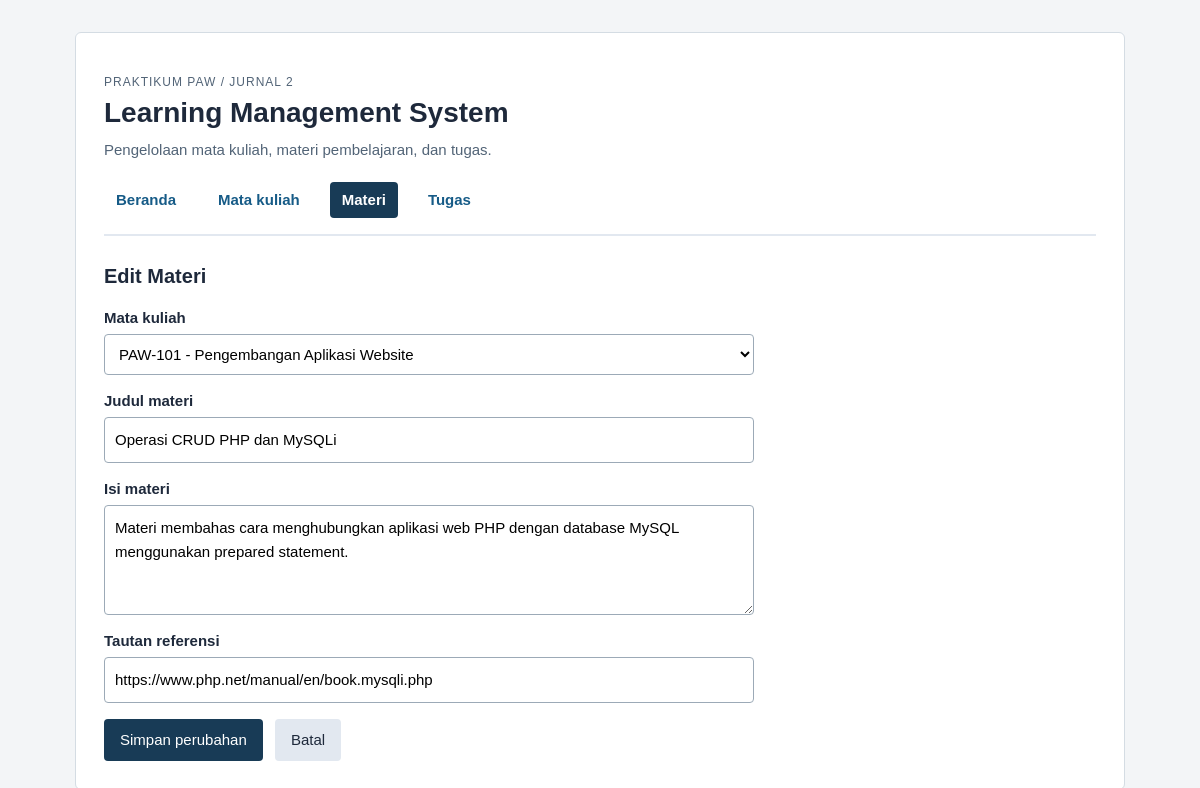
Screenshot of /edit_materi.php?id=2 with the database file from the repository.
### tables this page shows
CREATE TABLE materi (
    id INT UNSIGNED AUTO_INCREMENT PRIMARY KEY,
    mata_kuliah_id INT UNSIGNED NOT NULL,
    judul VARCHAR(150) NOT NULL,
    isi TEXT NOT NULL,
    tautan VARCHAR(255) NOT NULL,
    FOREIGN KEY (mata_kuliah_id) REFERENCES mata_kuliah(id) ON DELETE RESTRICT
);

CREATE TABLE mata_kuliah (
    id INT UNSIGNED AUTO_INCREMENT PRIMARY KEY,
    kode VARCHAR(20) NOT NULL UNIQUE,
    nama VARCHAR(100) NOT NULL,
    dosen VARCHAR(100) NOT NULL,
    semester TINYINT UNSIGNED NOT NULL
);

### koneksi.php (called while the page is built, shortened)
<?php
function h($teks) {
    return htmlspecialchars((string)$teks, ENT_QUOTES, 'UTF-8');
}

### edit_materi.php (the view, shortened to what this page needs)
<?php
require 'koneksi.php';
$id = isset($_GET['id']) && ctype_digit((string)$_GET['id']) ? (int)$_GET['id'] : 0;
$stmt = $conn->prepare('SELECT * FROM materi WHERE id = ?');
$stmt->bind_param('i', $id);
$stmt->execute();
$lama = $stmt->get_result()->fetch_assoc();
$mk_id  = (int)$lama['mata_kuliah_id'];
$judul  = $lama['judul'];
$isi    = $lama['isi'];
$tautan = $lama['tautan'];
$stmt_list = $conn->prepare('SELECT id, kode, nama FROM mata_kuliah ORDER BY kode ASC');
$stmt_list->execute();
$list_mk = $stmt_list->get_result();
?>
<!DOCTYPE html>
<html lang="id">
<head>
    <link rel="stylesheet" href="style.css">
</head>
<body>
<main>
    <p class="label-kecil">PRAKTIKUM PAW / JURNAL 2</p>
    <h1>Learning Management System</h1>
    <p class="subjudul">Pengelolaan mata kuliah, materi pembelajaran, dan tugas.</p>
    <nav class="nav-bar">
        <a href="index.php">Beranda</a>
        <a href="daftar_mata_kuliah.php">Mata kuliah</a>
        <a href="daftar_materi.php" class="aktif">Materi</a>
        <a href="daftar_tugas.php">Tugas</a>
    </nav>
    <h2>Edit Materi</h2>
    <form method="post">
        <label for="mata_kuliah_id">Mata kuliah</label>
        <select id="mata_kuliah_id" name="mata_kuliah_id">
            <?php while ($mk = $list_mk->fetch_assoc()): ?>
                <option value="<?= (int)$mk['id'] ?>" <?= $mk_id === (int)$mk['id'] ? 'selected' : '' ?>>
                    <?= h($mk['kode']) ?> - <?= h($mk['nama']) ?>
                </option>
            <?php endwhile; ?>
        </select>
        <label for="judul">Judul materi</label>
        <input id="judul" name="judul" maxlength="150" value="<?= h($judul) ?>">
        <label for="isi">Isi materi</label>
        <textarea id="isi" name="isi" maxlength="2000"><?= h($isi) ?></textarea>
        <label for="tautan">Tautan referensi</label>
        <input id="tautan" name="tautan" maxlength="255" value="<?= h($tautan) ?>">
        <button type="submit">Simpan perubahan</button>
        <a class="tombol tombol-sekunder" href="daftar_materi.php">Batal</a>
    </form>
</main>
</body>
</html>

### style.css (style rules this page uses)
* { box-sizing: border-box; }
body { margin: 0; background: #f3f5f7; color: #1e293b; font: 15px/1.6 Arial, sans-serif; }
main { max-width: 1050px; margin: 32px auto; padding: 28px; background: #ffffff; border: 1px solid #d4dce3; border-radius: 6px; }
.nav-bar { display: flex; gap: 18px; padding-bottom: 16px; margin-bottom: 24px; border-bottom: 2px solid #e2e8f0; }
.nav-bar a { text-decoration: none; color: #165b87; font-weight: bold; padding: 6px 12px; border-radius: 4px; }
.nav-bar a.aktif, .nav-bar a:hover { background: #183b56; color: #ffffff; }
h1 { font-size: 28px; margin: 0 0 8px; line-height: 1.2; }
h2 { font-size: 20px; margin: 24px 0 12px; }
.subjudul { color: #526477; margin-top: 0; margin-bottom: 20px; }
.label-kecil { color: #526477; font-size: 12px; letter-spacing: 1px; text-transform: uppercase; margin-bottom: 4px; }
label { display: block; margin-top: 14px; font-weight: bold; margin-bottom: 4px; }
input, select, textarea { display: block; width: 100%; max-width: 650px; padding: 10px; border: 1px solid #9caab7; border-radius: 4px; font: inherit; background: #ffffff; }
textarea { min-height: 110px; resize: vertical; }
button, .tombol { display: inline-block; padding: 9px 16px; margin-top: 16px; margin-right: 8px; background: #183b56; color: #ffffff; border: 0; border-radius: 4px; cursor: pointer; font: inherit; text-decoration: none; }
.tombol-sekunder { background: #e2e8f0; color: #1e293b; }
a { color: #165b87; }

### rows the page displays
materi: mata_kuliah_id "PAW-101 - Pengembangan Aplikasi Website", judul "Operasi CRUD PHP dan MySQLi", isi "Materi membahas cara menghubungkan aplikasi web PHP dengan database MySQL menggunakan prepared statement.", tautan "https://www.php.net/manual/en/book.mysqli.php"
